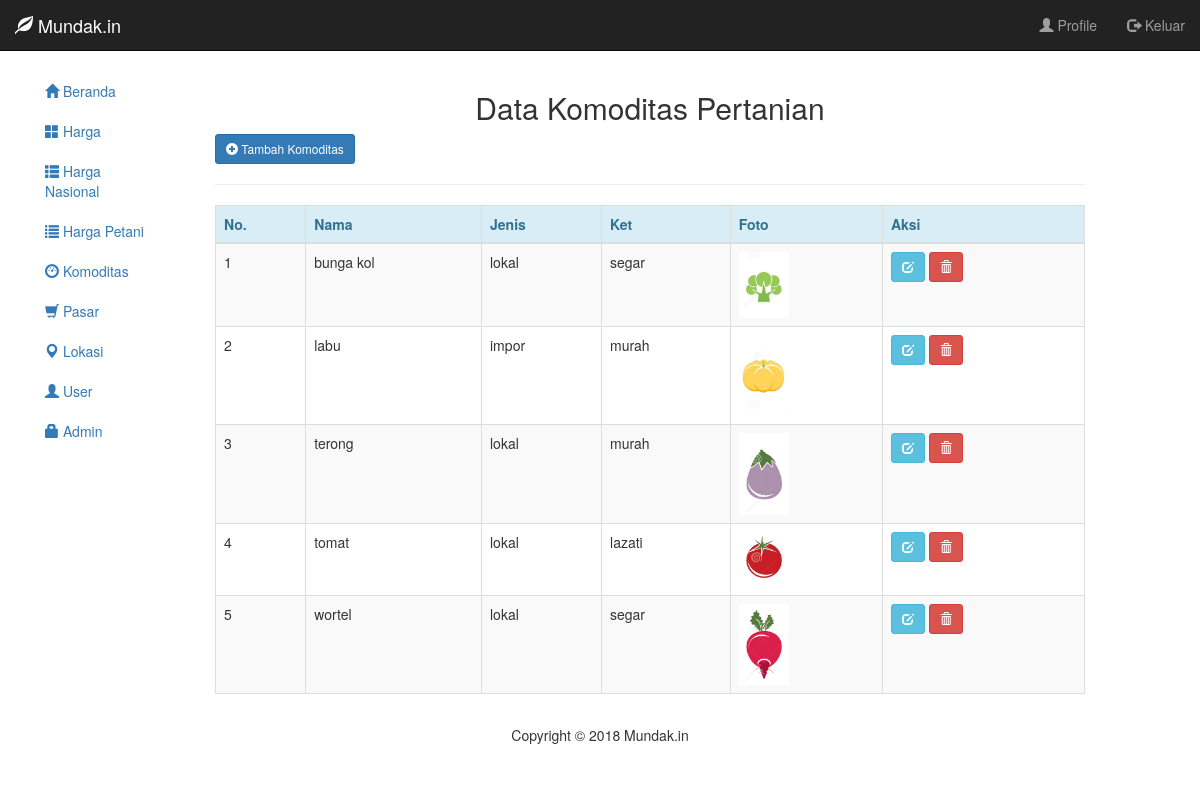
/admindak/index.php?kanal=komoditas, run on the app's committed database.
### tables this page shows
CREATE TABLE `komoditas` (
  `id_komoditas` int(5) NOT NULL,
  `nama_komoditas` varchar(50) NOT NULL,
  `jenis` varchar(10) NOT NULL,
  `keterangan` text NOT NULL,
  `foto` varchar(255) NOT NULL
);

### admindak/kanal/komoditas/komoditas.php (the view, shortened to what this page needs)
<?php
if ($_GET['kanal'] == 'komoditas' && isset($_GET['aksi'])) {
	echo "<p>
			<a href='index.php?kanal=komoditas' class='btn btn-success'> <i class='glyphicon glyphicon-arrow-left'></i> Kembali</a>
		</p>
		";
	include_once('form_komoditas.php');
}else{
?>
<h2 class="text-center">Data Komoditas Pertanian</h2>
		<a href="index.php?kanal=komoditas&aksi=tambah" class="btn btn-primary btn-sm"><i class="glyphicon glyphicon-plus-sign"></i> Tambah Komoditas</a>
<hr>
<table class="table table-bordered table-responsive table-striped">
	<thead>
		<tr class="alert-info">
			<th>No.</th>
			<th>Nama</th>
			<th>Jenis</th>
			<th>Ket</th>
			<th>Foto</th>
			<th>Aksi</th>
		</tr>
	</thead>
	<tbody>
		<?php
		$query = "SELECT * FROM komoditas ORDER BY nama_komoditas LIMIT 0,5";
		$stmt = $kon->prepare($query);
		$stmt->execute();
		$no=1;
		while($data = $stmt->fetch(PDO::FETCH_ASSOC)) {
		?>
		<tr>
			<td><?=$no?></td>
			<td><?=$data['nama_komoditas']?></td>
			<td><?=$data['jenis']?></td>
			<td><?=substr($data['keterangan'],0,20)?></td>
			<td><img src="images/<?=$data['foto']?>" alt="Foto" width="50"></td>
			<td>
				<a href="index.php?kanal=komoditas&aksi=edit&id=<?=$data['id_komoditas']?>" class="btn btn-info btn-sm"><i class="glyphicon glyphicon-edit"></i></a>
				<a href="index.php?kanal=komoditas&aksi=hapus&id=<?=$data['id_komoditas']?>" class="btn btn-danger btn-sm"><i class="glyphicon glyphicon-trash"></i></a>
			</td>
		</tr>
		<?php
		$no++;
		}
		?>
	</tbody>
</table>
<?php
}
?>

### admindak/index.php (shortened to what this page needs)
<!DOCTYPE html>
<html>
<head>
        <link href="../asset/css/bootstrap.min.css" rel='stylesheet' type='text/css'>
</head>
<body>
	<body>
		<nav class="navbar navbar-inverse navbar-static-top">
			<div class="container-fluid">
				<div class="navbar-header">
				  <a class="navbar-brand" href="#"><i class="glyphicon glyphicon-leaf"></i> Mundak.in</a>
				</div>
				<div class="collapse navbar-collapse" id="menu">
					<ul class="nav navbar-nav navbar-right">
						<li><a href="index.php"><i class="glyphicon glyphicon-user"></i> Profile</a></li>
						<li><a href="index.php?kanal=komoditas"><i class="glyphicon glyphicon-log-out"></i> Keluar</a></li>
					</ul>
				</div>
			 </div>
		</nav>
		<div class="container-fluid">
			<div class="row">
			<div class="col-sm-12 col-md-2 sidebar">
			  	<div class="collapse navbar-collapse" id="klik">
					<ul class="nav nav-sidebar">
						<li><a href="index.php"><i class="glyphicon glyphicon-home"></i> Beranda</a></li>
						<li><a href="index.php?kanal=harga"><i class="glyphicon glyphicon-th-large"></i> Harga</a></li>
						<li><a href="index.php?kanal=hanas"><i class="glyphicon glyphicon-th-list"></i> Harga Nasional</a></li>
						<li><a href="index.php?kanal=hatan"><i class="glyphicon glyphicon-list"></i> Harga Petani</a></li>
						<li><a href="index.php?kanal=komoditas"><i class="glyphicon glyphicon-dashboard"></i> Komoditas</a></li>
						<li><a href="index.php?kanal=pasar"><i class="glyphicon glyphicon-shopping-cart"></i> Pasar</a></li>
						<li><a href="index.php?kanal=lokasi"><i class="glyphicon glyphicon-map-marker"></i> Lokasi</a></li>
						<li><a href="index.php?kanal=user"><i class="glyphicon glyphicon-user"></i> User</a></li>
						<li><a href="index.php?kanal=admin"><i class="glyphicon glyphicon-lock"></i> Admin</a></li>
					</ul>
				</div>
			</div>
			<div class="col-sm-12 col-md-9">
				<?php
				if (isset($_GET['kanal'])) {
					include_once('kanal.php');
				}
				?>
			</div>
			</div>
		</div>
		<footer>
			<div class="navbar navbar-static-bottom">
				<p class="text-center">
					Copyright &copy; 2018 Mundak.in
				</p>
			</div>
		</footer>
</body>
</body>
</html>

### admindak/kanal.php (shortened to what this page needs)
<?php
$kanal = $_GET['kanal'];
	if ($kanal == 'komoditas') {
		include_once('kanal/komoditas/komoditas.php');
	}elseif ($kanal == 'pasar') {
		include_once('kanal/pasar/pasar.php');
	}elseif ($kanal == 'lokasi') {
		include_once('kanal/lokasi/lokasi.php');
	}elseif ($kanal == 'hanas') {
		include_once('kanal/h_nasional/h_nasional.php');
	}elseif ($kanal == 'hatan') {
		include_once('kanal/hatan/h_tani.php');
	}elseif ($kanal == 'harga') {
		include_once('kanal/harga/harga.php');
	}elseif ($kanal == 'user') {
		include_once('kanal/user/user.php');
	}elseif ($kanal == 'admin') {
		include_once('kanal/admin/admin.php');
	}else{
		echo "<div class='jumbotron alert-danger'>
			<h2>Page Not Found</h2>
		</div>";
	}
?>

### data on the page
komoditas: nama_komoditas "bunga kol", jenis "lokal", keterangan "segar", foto (picture)
komoditas: nama_komoditas "labu", jenis "impor", keterangan "murah", foto (picture)
komoditas: nama_komoditas "terong", jenis "lokal", keterangan "murah", foto (picture)
komoditas: nama_komoditas "tomat", jenis "lokal", keterangan "lazati", foto (picture)
komoditas: nama_komoditas "wortel", jenis "lokal", keterangan "segar", foto (picture)
